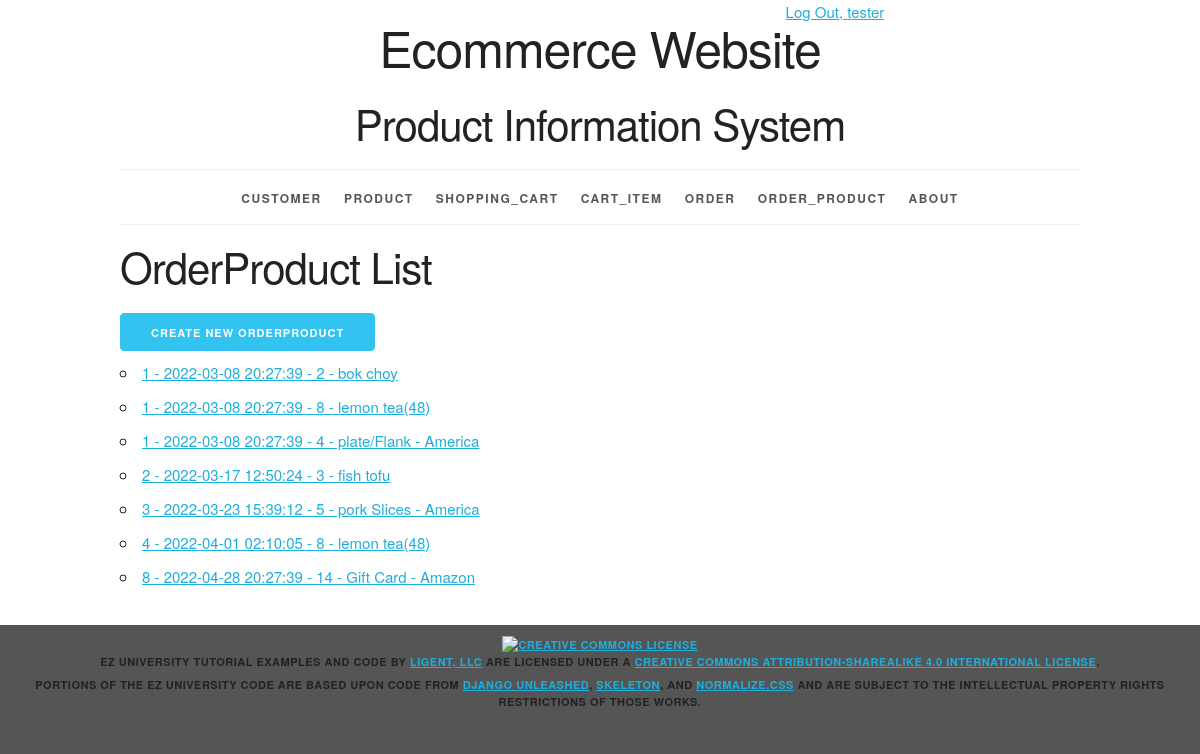
Page /orderproduct/ (signed in) on the earlier database version.
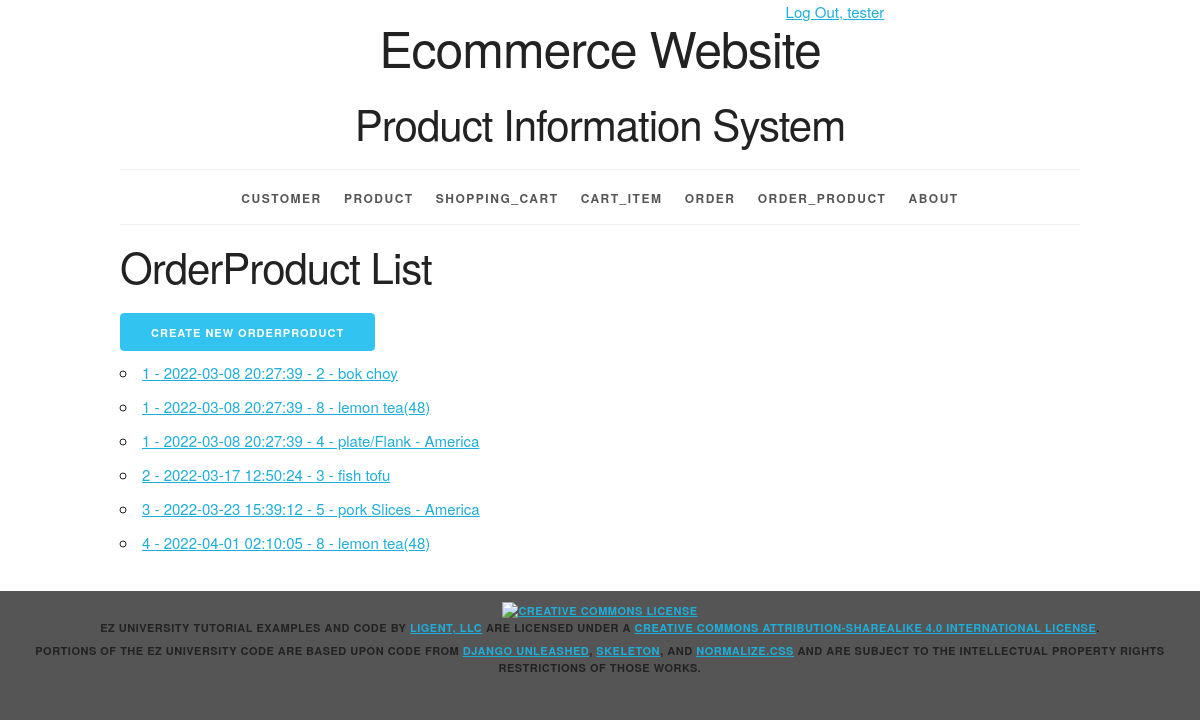
Same page on the later database version.
### productinfo/models.py (models this page shows, shortened)
class Order_Product(models.Model):
	oitem_id = models.AutoField(primary_key=True)
	price = models.FloatField()
	quantity = models.IntegerField()
	order_id = models.ForeignKey(Order, related_name='order_products', on_delete=models.PROTECT)
	product_id = models.ForeignKey(Product, related_name='order_products', on_delete=models.PROTECT)
	def __str__(self):
		return f'{self.order_id} - {self.product_id}'
	def get_absolute_url(self):
		return reverse('productinfo_orderproduct_detail_urlpattern',
					   kwargs={'pk':self.pk}
					   )
	class Meta:
		ordering = ['order_id']
		constraints = [
			UniqueConstraint(fields=['oitem_id', 'order_id', 'product_id'], name='unique_orderproduct')
		]

class Order(models.Model):
	order_id = models.AutoField(primary_key=True)
	order_date = models.CharField(max_length=225)
	receiver = models.CharField(max_length=45)
	address = models.CharField(max_length=225)
	sm_id = models.ForeignKey(Shipping_Method, related_name='orders', on_delete=models.PROTECT)
	pm_id = models.ForeignKey(Payment_Method, related_name='orders', on_delete=models.PROTECT)
	customer_id = models.ForeignKey(Customer, related_name='orders', on_delete=models.PROTECT)
	def __str__(self):
		return f'{self.order_id} - {self.order_date}'
	class Meta:
		ordering = ['order_date', 'order_id']
		constraints = [
			UniqueConstraint(fields=['order_id'], name='unique_order')
		]

class Product(models.Model):
	product_id = models.AutoField(primary_key=True)
	product_name = models.CharField(max_length=225, unique=True)
	product_price = models.FloatField()
	stock_num = models.IntegerField()
	category_id = models.ForeignKey(Category, related_name='products', on_delete=models.PROTECT)
	def __str__(self):
		return f'{self.product_id} - {self.product_name}'
	class Meta:
		ordering = ['product_id']
		constraints = [
			UniqueConstraint(fields=['product_name'], name='unique_product')
		]

### productinfo/views.py (the view)
class OrderProductList(LoginRequiredMixin, PermissionRequiredMixin, ListView):
	model = Order_Product
	permission_required = 'productinfo.view_order_product'

### productinfo/templates/productinfo/order_product_list.html (shortened to what this page needs)
{% extends 'productinfo/base.html' %}
{% block content %}
    <h2>OrderProduct List</h2>
    <div>
    {% if perms.productinfo.add_order_product %}
    <a href="{% url 'productinfo_orderproduct_create_urlpattern' %}" class="button button-primary">
        Create New OrderProduct
    </a>
    {% endif %}
    </div>
    <ul>
        {% for orderproduct in order_product_list %}
        <li>
            <a href="{{ orderproduct.get_absolute_url }}">{{ orderproduct }}</a>
        </li>
        {% empty %}
        <li><em>There are currently no products in order available.</em></li>
        {% endfor %}
    </ul>
{% endblock %}

Differences in the rows shown:
removed Order_Product: order_id+product_id "8 - 2022-04-28 20:27:39 - 14 - Gift Card - Amazon"
